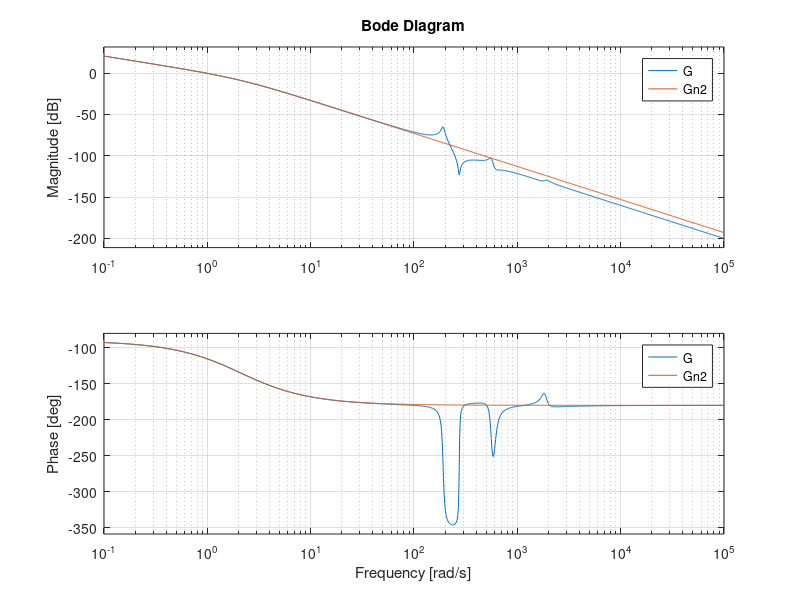
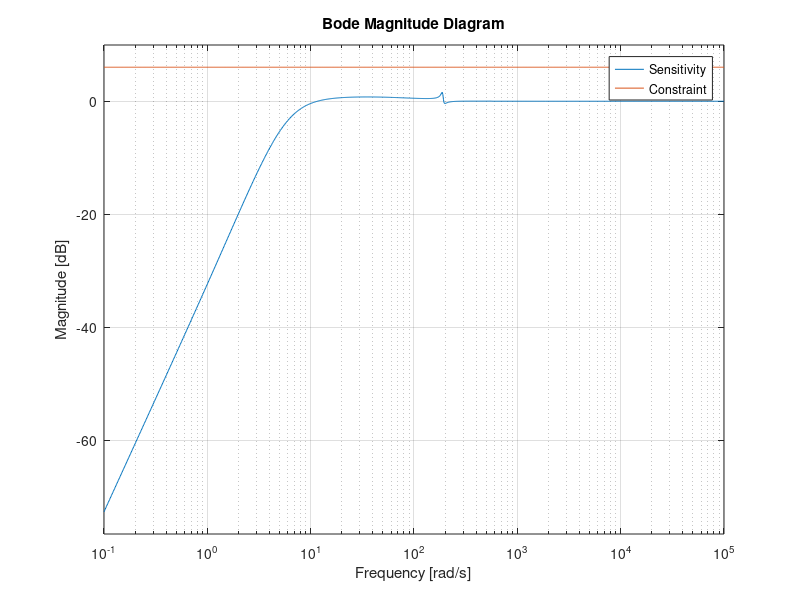
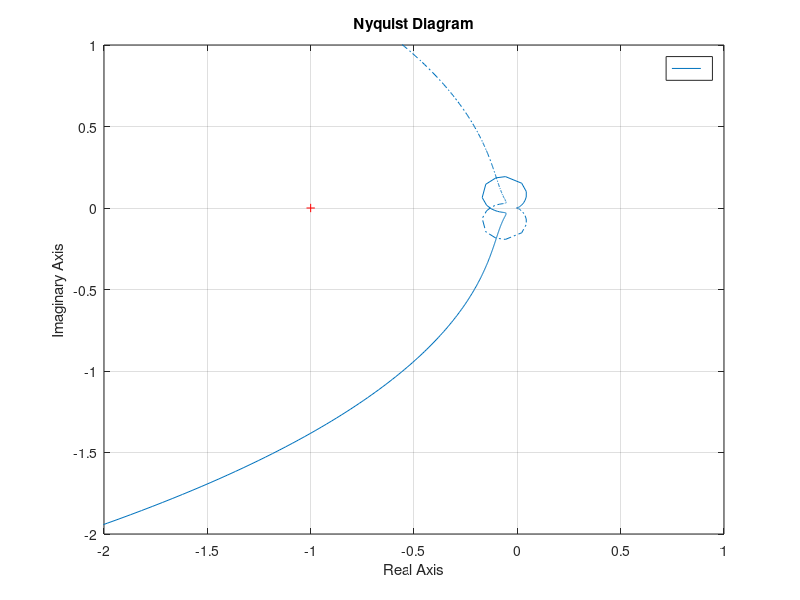
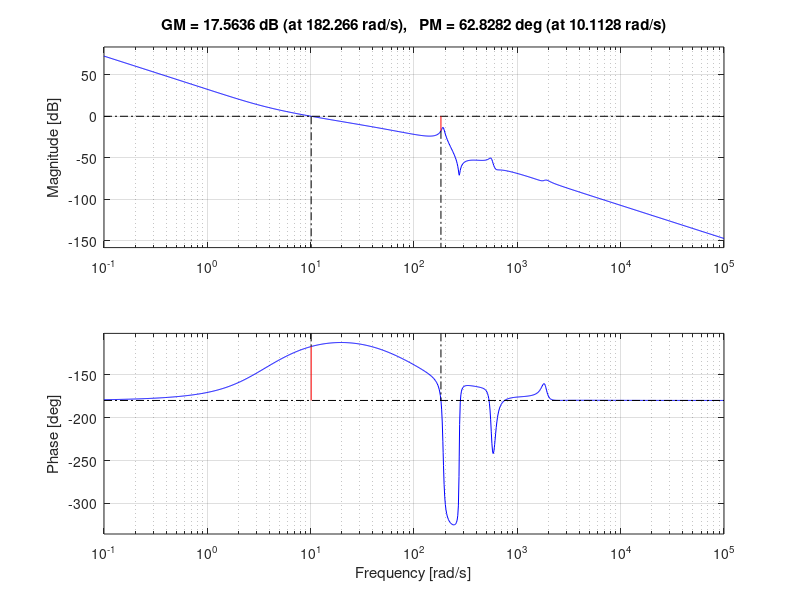

Write MATLAB code to recreate these figures, in order.
clear; close all;

%% Plant definition
s = tf('s');
z_G = 1.0e+03 * [...
 -0.153329147774075 + 1.825673570553010i;
 -0.153329147774075 - 1.825673570553010i;
 -0.039126477290724 + 0.601973241891408i;
 -0.039126477290724 - 0.601973241891408i;
 -0.003170161097733 + 0.273922740595655i;
 -0.003170161097733 - 0.273922740595655i;
 ];

p_G = 1.0e+03 * [...
  0.000000000000000 + 0.000000000000000i;
 -0.131098843525143 + 1.868124153338216i;
 -0.131098843525143 - 1.868124153338216i;
 -0.022700067819691 + 0.559791345771639i;
 -0.022700067819691 - 0.559791345771639i;
 -0.005446668039055 + 0.191363603871908i;
 -0.005446668039055 - 0.191363603871908i;
 -0.002100774089528 + 0.000000000000000i;
 ];
G_k = 0.990921091595854;

G = zpk(z_G,p_G,G_k);
Gn2 = zpk([],[p_G(1);p_G(end)],G_k);
Gn2 = Gn2 * dcgain(minreal(G*s))/dcgain(minreal(Gn2*s));

figure;bode(G,Gn2);

%% Controller design
% edit from here ---------------------
% [kp,ki,kd,tau] = designpid(Gn2,4*2*pi)
kp = 25; 
ki = 40;
kd = 4;
tau = 0.01;
K = pid(kp,ki,kd,tau);

% advanced design
Knotch = tf(1);
Klpf = tf(1);
K = K*Knotch*Klpf;
% edit end here ----------------------

% Process sensitivity
SG = feedback(G,K);
% input disturbance to output

%% Robustness test frequency domain
% Sensitivity function
S = feedback(1,G*K);
figure;bodemag(S,tf(2)); legend('Sensitivity','Constraint');

figure; nyquist(G*K); 
xlim([-2,1]); ylim([-2,1]);

figure;margin(G*K); 

%% Performance test in time domain
t = 0:1e-3:50;
y = step(SG,t);

figure; plot(t,y); title('Step disturbance response');
xlim([0,2]);

%% Score output
fprintf('----------------\n')
fprintf('ROBUSTNESS SCORE\n')
fprintf('||S||_inf: %.2f [dB]\n',mag2db(norm(S,inf)))
[Gm,Pm,Wcg,Wcp] = margin(G*K);
fprintf('GM: %.2f [dB] at %.2f [Hz]\n',mag2db(Gm),Wcg/2/pi)
fprintf('PM: %.2f [deg] at %.2f [Hz]\n',Pm,Wcp/2/pi)
fprintf('----------------\n')

fprintf('PERFORMANCE SCORE\n')
fprintf('Disturbance response: %.4f (smaller better)\n',norm(y,2))
fprintf('----------------\n')
